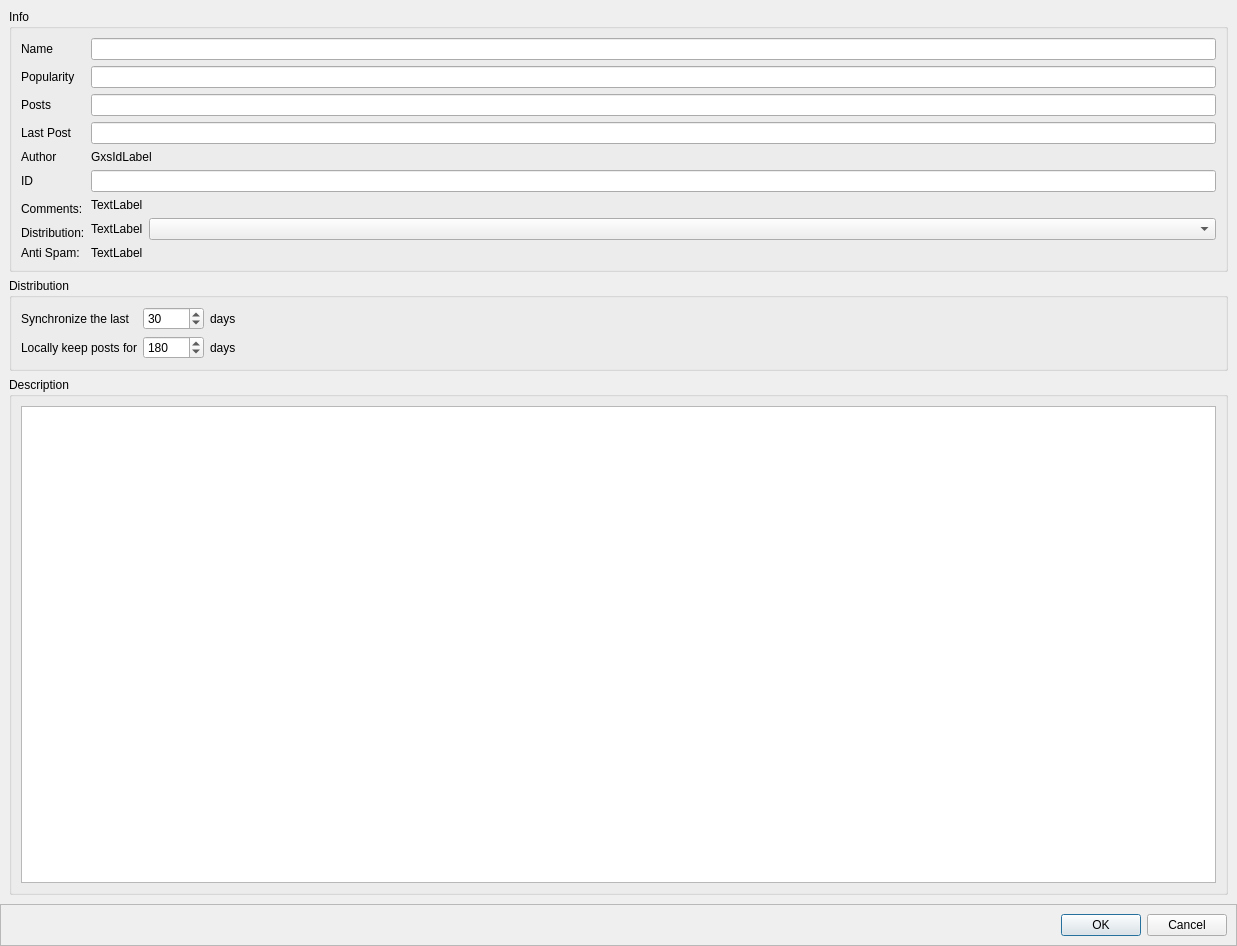
<?xml version="1.0" encoding="UTF-8"?>
<ui version="4.0">
 <class>GxsGroupDialog</class>
 <widget class="QDialog" name="GxsGroupDialog">
  <property name="geometry">
   <rect>
    <x>0</x>
    <y>0</y>
    <width>1237</width>
    <height>946</height>
   </rect>
  </property>
  <property name="windowTitle">
   <string notr="true">Create New</string>
  </property>
  <layout class="QGridLayout" name="gridLayout_5">
   <property name="leftMargin">
    <number>0</number>
   </property>
   <property name="topMargin">
    <number>0</number>
   </property>
   <property name="rightMargin">
    <number>0</number>
   </property>
   <property name="bottomMargin">
    <number>0</number>
   </property>
   <property name="horizontalSpacing">
    <number>6</number>
   </property>
   <property name="verticalSpacing">
    <number>0</number>
   </property>
   <item row="0" column="0">
    <widget class="HeaderFrame" name="headerFrame"/>
   </item>
   <item row="1" column="0">
    <widget class="QStackedWidget" name="stackedWidget">
     <property name="frameShape">
      <enum>QFrame::NoFrame</enum>
     </property>
     <property name="frameShadow">
      <enum>QFrame::Raised</enum>
     </property>
     <property name="currentIndex">
      <number>1</number>
     </property>
     <widget class="QWidget" name="createmode">
      <layout class="QGridLayout" name="gridLayout_8">
       <item row="0" column="0">
        <widget class="QGroupBox" name="groupBoxLogo">
         <property name="title">
          <string/>
         </property>
         <layout class="QHBoxLayout" name="horizontalLayout_3">
          <property name="spacing">
           <number>0</number>
          </property>
          <property name="leftMargin">
           <number>4</number>
          </property>
          <property name="topMargin">
           <number>4</number>
          </property>
          <property name="rightMargin">
           <number>4</number>
          </property>
          <property name="bottomMargin">
           <number>4</number>
          </property>
          <item>
           <layout class="QGridLayout" name="gridLayout_4">
            <property name="horizontalSpacing">
             <number>6</number>
            </property>
            <property name="verticalSpacing">
             <number>0</number>
            </property>
            <item row="0" column="0" rowspan="2">
             <widget class="QLabel" name="groupLogo">
              <property name="minimumSize">
               <size>
                <width>64</width>
                <height>64</height>
               </size>
              </property>
              <property name="maximumSize">
               <size>
                <width>64</width>
                <height>64</height>
               </size>
              </property>
              <property name="frameShape">
               <enum>QFrame::StyledPanel</enum>
              </property>
              <property name="frameShadow">
               <enum>QFrame::Raised</enum>
              </property>
              <property name="pixmap">
               <pixmap resource="../images.qrc">:/images/channels.png</pixmap>
              </property>
              <property name="scaledContents">
               <bool>true</bool>
              </property>
             </widget>
            </item>
            <item row="0" column="1">
             <layout class="QHBoxLayout" name="horizontalLayout">
              <property name="spacing">
               <number>6</number>
              </property>
              <property name="leftMargin">
               <number>6</number>
              </property>
              <item>
               <widget class="QLabel" name="label">
                <property name="text">
                 <string>Name</string>
                </property>
               </widget>
              </item>
              <item>
               <widget class="QLineEdit" name="groupName"/>
              </item>
             </layout>
            </item>
            <item row="1" column="1">
             <layout class="QHBoxLayout" name="horizontalLayout_2">
              <property name="spacing">
               <number>9</number>
              </property>
              <property name="leftMargin">
               <number>3</number>
              </property>
              <property name="topMargin">
               <number>3</number>
              </property>
              <property name="rightMargin">
               <number>3</number>
              </property>
              <property name="bottomMargin">
               <number>3</number>
              </property>
              <item>
               <widget class="QPushButton" name="addLogoButton">
                <property name="text">
                 <string>Add Icon</string>
                </property>
                <property name="icon">
                 <iconset resource="../images.qrc">
                  <normaloff>:/images/add_image24.png</normaloff>:/images/add_image24.png</iconset>
                </property>
               </widget>
              </item>
              <item>
               <spacer name="horizontalSpacer_2">
                <property name="orientation">
                 <enum>Qt::Horizontal</enum>
                </property>
                <property name="sizeHint" stdset="0">
                 <size>
                  <width>40</width>
                  <height>20</height>
                 </size>
                </property>
               </spacer>
              </item>
              <item>
               <widget class="QLabel" name="label_2">
                <property name="toolTip">
                 <string>Will be used to send feedback</string>
                </property>
                <property name="text">
                 <string>Owner:</string>
                </property>
               </widget>
              </item>
              <item>
               <widget class="GxsIdChooser" name="idChooser"/>
              </item>
              <item>
               <widget class="QCheckBox" name="pubKeyShare_cb">
                <property name="toolTip">
                 <string>Key recipients can publish to restricted-type group and can view and publish for private-type channels</string>
                </property>
                <property name="text">
                 <string>Share Publish Key</string>
                </property>
               </widget>
              </item>
             </layout>
            </item>
           </layout>
          </item>
         </layout>
        </widget>
       </item>
       <item row="0" column="1">
        <widget class="QDockWidget" name="contactsdockWidget">
         <property name="enabled">
          <bool>true</bool>
         </property>
         <property name="sizePolicy">
          <sizepolicy hsizetype="Preferred" vsizetype="Preferred">
           <horstretch>0</horstretch>
           <verstretch>0</verstretch>
          </sizepolicy>
         </property>
         <property name="maximumSize">
          <size>
           <width>300</width>
           <height>524287</height>
          </size>
         </property>
         <property name="sizeIncrement">
          <size>
           <width>220</width>
           <height>0</height>
          </size>
         </property>
         <property name="baseSize">
          <size>
           <width>0</width>
           <height>0</height>
          </size>
         </property>
         <property name="toolTip">
          <string>check peers you would like to share private publish key with</string>
         </property>
         <property name="floating">
          <bool>false</bool>
         </property>
         <property name="features">
          <set>QDockWidget::NoDockWidgetFeatures</set>
         </property>
         <property name="windowTitle">
          <string>Share Key With</string>
         </property>
         <widget class="QWidget" name="dockWidgetContents">
          <layout class="QGridLayout" name="_2">
           <property name="leftMargin">
            <number>0</number>
           </property>
           <property name="topMargin">
            <number>0</number>
           </property>
           <property name="rightMargin">
            <number>0</number>
           </property>
           <property name="bottomMargin">
            <number>0</number>
           </property>
           <property name="spacing">
            <number>0</number>
           </property>
           <item row="0" column="0">
            <widget class="FriendSelectionWidget" name="keyShareList" native="true">
             <property name="sizePolicy">
              <sizepolicy hsizetype="Preferred" vsizetype="Expanding">
               <horstretch>0</horstretch>
               <verstretch>4</verstretch>
              </sizepolicy>
             </property>
             <property name="minimumSize">
              <size>
               <width>20</width>
               <height>0</height>
              </size>
             </property>
             <property name="maximumSize">
              <size>
               <width>300</width>
               <height>16777215</height>
              </size>
             </property>
             <property name="sizeIncrement">
              <size>
               <width>220</width>
               <height>0</height>
              </size>
             </property>
             <property name="baseSize">
              <size>
               <width>200</width>
               <height>0</height>
              </size>
             </property>
            </widget>
           </item>
          </layout>
         </widget>
        </widget>
       </item>
       <item row="1" column="0">
        <widget class="QGroupBox" name="distribGroupBox">
         <property name="sizePolicy">
          <sizepolicy hsizetype="Expanding" vsizetype="Fixed">
           <horstretch>0</horstretch>
           <verstretch>0</verstretch>
          </sizepolicy>
         </property>
         <property name="title">
          <string>Message Distribution</string>
         </property>
         <layout class="QGridLayout" name="gridLayout_7">
          <item row="0" column="0">
           <layout class="QGridLayout" name="gridLayout">
            <item row="0" column="0" colspan="4">
             <widget class="QRadioButton" name="typePublic">
              <property name="sizePolicy">
               <sizepolicy hsizetype="Minimum" vsizetype="Expanding">
                <horstretch>0</horstretch>
                <verstretch>0</verstretch>
               </sizepolicy>
              </property>
              <property name="toolTip">
               <string>&lt;html&gt;&lt;head/&gt;&lt;body&gt;&lt;p&gt;Messsages will spread way beyond your friend nodes, as long as people subscribe to the channel/forum/posted you're creating.&lt;/p&gt;&lt;/body&gt;&lt;/html&gt;</string>
              </property>
              <property name="text">
               <string>Public</string>
              </property>
              <property name="icon">
               <iconset resource="../icons.qrc">
                <normaloff>:/icons/png/network-puplic.png</normaloff>:/icons/png/network-puplic.png</iconset>
              </property>
              <property name="iconSize">
               <size>
                <width>24</width>
                <height>24</height>
               </size>
              </property>
             </widget>
            </item>
            <item row="1" column="0">
             <widget class="QRadioButton" name="typeGroup">
              <property name="sizePolicy">
               <sizepolicy hsizetype="Minimum" vsizetype="Expanding">
                <horstretch>0</horstretch>
                <verstretch>0</verstretch>
               </sizepolicy>
              </property>
              <property name="toolTip">
               <string>&lt;html&gt;&lt;head/&gt;&lt;body&gt;&lt;p&gt;Messages will spread among Retroshare nodes that host one of the identities listed as member of the circle and who also subscribe the media. Only these nodes will be able to see that this forum/channel/posted media exists. &lt;/p&gt;&lt;/body&gt;&lt;/html&gt;</string>
              </property>
              <property name="text">
               <string>Restricted to Circle</string>
              </property>
              <property name="icon">
               <iconset resource="../icons.qrc">
                <normaloff>:/icons/png/circles.png</normaloff>:/icons/png/circles.png</iconset>
              </property>
              <property name="iconSize">
               <size>
                <width>24</width>
                <height>24</height>
               </size>
              </property>
             </widget>
            </item>
            <item row="2" column="0">
             <widget class="QRadioButton" name="typeLocal">
              <property name="sizePolicy">
               <sizepolicy hsizetype="Minimum" vsizetype="Expanding">
                <horstretch>0</horstretch>
                <verstretch>0</verstretch>
               </sizepolicy>
              </property>
              <property name="toolTip">
               <string>&lt;html&gt;&lt;head/&gt;&lt;body&gt;&lt;p&gt;Messages will only be distributed to the selected subset of your friend nodes. They will not forward messages with each other, but only use your own node as a central hub to distribute them.&lt;/p&gt;&lt;/body&gt;&lt;/html&gt;</string>
              </property>
              <property name="text">
               <string>Only For Your Friends</string>
              </property>
              <property name="icon">
               <iconset resource="../icons.qrc">
                <normaloff>:/icons/png/network.png</normaloff>:/icons/png/network.png</iconset>
              </property>
              <property name="iconSize">
               <size>
                <width>24</width>
                <height>24</height>
               </size>
              </property>
             </widget>
            </item>
            <item row="2" column="1" colspan="2">
             <widget class="GroupChooser" name="localComboBox">
              <property name="sizePolicy">
               <sizepolicy hsizetype="Expanding" vsizetype="Fixed">
                <horstretch>0</horstretch>
                <verstretch>0</verstretch>
               </sizepolicy>
              </property>
             </widget>
            </item>
            <item row="2" column="3">
             <spacer name="horizontalSpacer_4">
              <property name="orientation">
               <enum>Qt::Horizontal</enum>
              </property>
              <property name="sizeHint" stdset="0">
               <size>
                <width>40</width>
                <height>20</height>
               </size>
              </property>
             </spacer>
            </item>
            <item row="1" column="3">
             <spacer name="horizontalSpacer_3">
              <property name="orientation">
               <enum>Qt::Horizontal</enum>
              </property>
              <property name="sizeHint" stdset="0">
               <size>
                <width>68</width>
                <height>20</height>
               </size>
              </property>
             </spacer>
            </item>
            <item row="1" column="1" colspan="2">
             <widget class="GxsCircleChooser" name="circleComboBox">
              <property name="sizePolicy">
               <sizepolicy hsizetype="Expanding" vsizetype="Fixed">
                <horstretch>0</horstretch>
                <verstretch>0</verstretch>
               </sizepolicy>
              </property>
             </widget>
            </item>
           </layout>
          </item>
         </layout>
        </widget>
       </item>
       <item row="2" column="0">
        <widget class="QGroupBox" name="groupBox">
         <property name="title">
          <string>Description</string>
         </property>
         <layout class="QVBoxLayout">
          <item>
           <widget class="MimeTextEdit" name="groupDesc"/>
          </item>
         </layout>
        </widget>
       </item>
       <item row="3" column="0">
        <widget class="QGroupBox" name="publishGroupBox">
         <property name="title">
          <string>Publish Signatures</string>
         </property>
         <layout class="QHBoxLayout" name="horizontalLayout_4">
          <property name="spacing">
           <number>6</number>
          </property>
          <property name="leftMargin">
           <number>9</number>
          </property>
          <property name="topMargin">
           <number>4</number>
          </property>
          <property name="rightMargin">
           <number>9</number>
          </property>
          <property name="bottomMargin">
           <number>4</number>
          </property>
          <item>
           <widget class="QRadioButton" name="publish_open">
            <property name="text">
             <string>Open</string>
            </property>
           </widget>
          </item>
          <item>
           <widget class="QRadioButton" name="publish_threads">
            <property name="text">
             <string>New Thread</string>
            </property>
           </widget>
          </item>
          <item>
           <widget class="QRadioButton" name="publish_required">
            <property name="text">
             <string>Required</string>
            </property>
           </widget>
          </item>
          <item>
           <widget class="QRadioButton" name="publish_encrypt">
            <property name="text">
             <string>Encrypted Msgs</string>
            </property>
           </widget>
          </item>
          <item>
           <spacer name="horizontalSpacer_7">
            <property name="orientation">
             <enum>Qt::Horizontal</enum>
            </property>
            <property name="sizeHint" stdset="0">
             <size>
              <width>40</width>
              <height>20</height>
             </size>
            </property>
           </spacer>
          </item>
         </layout>
        </widget>
       </item>
       <item row="4" column="0">
        <widget class="QGroupBox" name="personalGroupBox">
         <property name="title">
          <string>Personal Signatures</string>
         </property>
         <layout class="QHBoxLayout" name="horizontalLayout_9">
          <item>
           <widget class="QRadioButton" name="personal_pgp">
            <property name="text">
             <string>PGP Required</string>
            </property>
           </widget>
          </item>
          <item>
           <widget class="QRadioButton" name="personal_required">
            <property name="text">
             <string>Signature Required</string>
            </property>
           </widget>
          </item>
          <item>
           <widget class="QRadioButton" name="personal_ifnopub">
            <property name="text">
             <string>If No Publish Signature</string>
            </property>
           </widget>
          </item>
          <item>
           <spacer name="horizontalSpacer_6">
            <property name="orientation">
             <enum>Qt::Horizontal</enum>
            </property>
            <property name="sizeHint" stdset="0">
             <size>
              <width>40</width>
              <height>20</height>
             </size>
            </property>
           </spacer>
          </item>
         </layout>
        </widget>
       </item>
       <item row="5" column="0">
        <widget class="QGroupBox" name="commentGroupBox">
         <property name="title">
          <string>Comments</string>
         </property>
         <layout class="QHBoxLayout" name="horizontalLayout_5">
          <property name="spacing">
           <number>6</number>
          </property>
          <property name="leftMargin">
           <number>9</number>
          </property>
          <property name="topMargin">
           <number>4</number>
          </property>
          <property name="rightMargin">
           <number>9</number>
          </property>
          <property name="bottomMargin">
           <number>4</number>
          </property>
          <item>
           <widget class="QRadioButton" name="comments_allowed">
            <property name="text">
             <string>Allow Comments</string>
            </property>
           </widget>
          </item>
          <item>
           <widget class="QRadioButton" name="comments_no">
            <property name="text">
             <string>No Comments</string>
            </property>
           </widget>
          </item>
          <item>
           <spacer name="horizontalSpacer_5">
            <property name="orientation">
             <enum>Qt::Horizontal</enum>
            </property>
            <property name="sizeHint" stdset="0">
             <size>
              <width>40</width>
              <height>20</height>
             </size>
            </property>
           </spacer>
          </item>
         </layout>
        </widget>
       </item>
       <item row="6" column="0">
        <widget class="QGroupBox" name="spamProtection_GB">
         <property name="title">
          <string>Spam-protection</string>
         </property>
         <layout class="QHBoxLayout" name="horizontalLayout_6">
          <item>
           <widget class="QLabel" name="label_5">
            <property name="text">
             <string>Posts permissions:</string>
            </property>
           </widget>
          </item>
          <item>
           <widget class="QComboBox" name="antiSpam_perms_CB">
            <property name="toolTip">
             <string>&lt;html&gt;&lt;head/&gt;&lt;body&gt;&lt;p&gt;This combo box allows you to choose how posts are handled depending on the node the poster belongs to.&lt;/p&gt;&lt;p&gt;&lt;span style=&quot; font-weight:600;&quot;&gt;All allowed&lt;/span&gt;: all posts are treated equally.&lt;/p&gt;&lt;p&gt;&lt;span style=&quot; font-weight:600;&quot;&gt;Defavor posts from unsigned IDs&lt;/span&gt;: anonymous IDs will require a reputation of 0.4 to be received/forwarded.&lt;/p&gt;&lt;p&gt;&lt;span style=&quot; font-weight:600;&quot;&gt;Defavor posts from unsigned IDs and IDs from unknown nodes&lt;/span&gt;: anonymous IDs and IDs signed by unknown Retroshare nodes will require a reputation of 0.4 to be received/forwarded.&lt;/p&gt;&lt;/body&gt;&lt;/html&gt;</string>
            </property>
            <item>
             <property name="text">
              <string>All allowed</string>
             </property>
            </item>
            <item>
             <property name="text">
              <string>Defavor unsigned IDs</string>
             </property>
            </item>
            <item>
             <property name="text">
              <string>Defavor unsigned IDs and IDs from unknown nodes</string>
             </property>
            </item>
           </widget>
          </item>
          <item>
           <spacer name="horizontalSpacer_8">
            <property name="orientation">
             <enum>Qt::Horizontal</enum>
            </property>
            <property name="sizeHint" stdset="0">
             <size>
              <width>40</width>
              <height>20</height>
             </size>
            </property>
           </spacer>
          </item>
         </layout>
        </widget>
       </item>
       <item row="7" column="0" colspan="2">
        <widget class="QFrame" name="extraFrame">
         <property name="frameShape">
          <enum>QFrame::StyledPanel</enum>
         </property>
         <property name="frameShadow">
          <enum>QFrame::Raised</enum>
         </property>
        </widget>
       </item>
      </layout>
     </widget>
     <widget class="QWidget" name="showmode">
      <layout class="QGridLayout" name="gridLayout_6">
       <item row="0" column="0">
        <widget class="QGroupBox" name="groupBox_2">
         <property name="title">
          <string>Info</string>
         </property>
         <layout class="QGridLayout" name="gridLayout_2">
          <item row="0" column="1">
           <widget class="QLineEdit" name="nameline">
            <property name="readOnly">
             <bool>true</bool>
            </property>
           </widget>
          </item>
          <item row="1" column="0">
           <widget class="QLabel" name="label_10">
            <property name="text">
             <string>Popularity</string>
            </property>
           </widget>
          </item>
          <item row="3" column="1">
           <widget class="QLineEdit" name="lastpostline">
            <property name="readOnly">
             <bool>true</bool>
            </property>
           </widget>
          </item>
          <item row="9" column="1">
           <widget class="QLabel" name="antiSpamValueLabel">
            <property name="text">
             <string>TextLabel</string>
            </property>
           </widget>
          </item>
          <item row="4" column="0">
           <widget class="QLabel" name="label_7">
            <property name="text">
             <string>Author</string>
            </property>
           </widget>
          </item>
          <item row="4" column="1">
           <widget class="GxsIdLabel" name="authorLabel">
            <property name="text">
             <string>GxsIdLabel</string>
            </property>
           </widget>
          </item>
          <item row="3" column="0">
           <widget class="QLabel" name="label_11">
            <property name="text">
             <string>Last Post</string>
            </property>
           </widget>
          </item>
          <item row="5" column="1">
           <widget class="QLineEdit" name="IDline">
            <property name="readOnly">
             <bool>true</bool>
            </property>
           </widget>
          </item>
          <item row="5" column="0">
           <widget class="QLabel" name="label_4">
            <property name="text">
             <string>ID</string>
            </property>
           </widget>
          </item>
          <item row="6" column="0" rowspan="2">
           <widget class="QLabel" name="commentsLabel">
            <property name="text">
             <string>Comments:</string>
            </property>
           </widget>
          </item>
          <item row="6" column="1">
           <widget class="QLabel" name="commentsValueLabel">
            <property name="text">
             <string>TextLabel</string>
            </property>
           </widget>
          </item>
          <item row="2" column="1">
           <widget class="QLineEdit" name="postsline">
            <property name="text">
             <string/>
            </property>
            <property name="readOnly">
             <bool>true</bool>
            </property>
           </widget>
          </item>
          <item row="0" column="0">
           <widget class="QLabel" name="label_3">
            <property name="text">
             <string>Name</string>
            </property>
           </widget>
          </item>
          <item row="9" column="0">
           <widget class="QLabel" name="antiSpamLabel">
            <property name="text">
             <string>Anti Spam:</string>
            </property>
           </widget>
          </item>
          <item row="2" column="0">
           <widget class="QLabel" name="label_6">
            <property name="text">
             <string>Posts</string>
            </property>
           </widget>
          </item>
          <item row="8" column="0">
           <widget class="QLabel" name="distributionLabel">
            <property name="text">
             <string>Distribution:</string>
            </property>
           </widget>
          </item>
          <item row="7" column="1" rowspan="2">
           <layout class="QHBoxLayout" name="horizontalLayout_10">
            <item>
             <widget class="QLabel" name="distributionValueLabel">
              <property name="text">
               <string>TextLabel</string>
              </property>
             </widget>
            </item>
            <item>
             <widget class="GxsCircleChooser" name="distributionCircleComboBox">
              <property name="sizePolicy">
               <sizepolicy hsizetype="MinimumExpanding" vsizetype="Fixed">
                <horstretch>0</horstretch>
                <verstretch>0</verstretch>
               </sizepolicy>
              </property>
             </widget>
            </item>
           </layout>
          </item>
          <item row="1" column="1">
           <widget class="QLineEdit" name="popline">
            <property name="readOnly">
             <bool>true</bool>
            </property>
           </widget>
          </item>
         </layout>
        </widget>
       </item>
       <item row="2" column="0">
        <widget class="QGroupBox" name="groupBox_3">
         <property name="title">
          <string>Description</string>
         </property>
         <layout class="QGridLayout" name="_4">
          <item row="0" column="0">
           <widget class="QTextEdit" name="descriptiontextEdit">
            <property name="readOnly">
             <bool>true</bool>
            </property>
           </widget>
          </item>
         </layout>
        </widget>
       </item>
       <item row="1" column="0">
        <widget class="QGroupBox" name="groupBox_4">
         <property name="title">
          <string>Distribution</string>
         </property>
         <layout class="QGridLayout" name="gridLayout_9">
          <item row="0" column="1">
           <widget class="QSpinBox" name="syncLimit_SB">
            <property name="minimum">
             <number>1</number>
            </property>
            <property name="maximum">
             <number>1000</number>
            </property>
            <property name="value">
             <number>30</number>
            </property>
           </widget>
          </item>
          <item row="0" column="0">
           <widget class="QLabel" name="label_8">
            <property name="text">
             <string>Synchronize the last</string>
            </property>
           </widget>
          </item>
          <item row="2" column="1">
           <widget class="QSpinBox" name="keepLimit_SB">
            <property name="minimum">
             <number>1</number>
            </property>
            <property name="maximum">
             <number>10000</number>
            </property>
            <property name="value">
             <number>180</number>
            </property>
           </widget>
          </item>
          <item row="2" column="2">
           <widget class="QLabel" name="label_13">
            <property name="text">
             <string>days</string>
            </property>
           </widget>
          </item>
          <item row="0" column="2">
           <widget class="QLabel" name="label_9">
            <property name="text">
             <string>days</string>
            </property>
           </widget>
          </item>
          <item row="2" column="0">
           <widget class="QLabel" name="label_12">
            <property name="text">
             <string>Locally keep posts for</string>
            </property>
           </widget>
          </item>
          <item row="2" column="3">
           <spacer name="horizontalSpacer_10">
            <property name="orientation">
             <enum>Qt::Horizontal</enum>
            </property>
            <property name="sizeHint" stdset="0">
             <size>
              <width>40</width>
              <height>20</height>
             </size>
            </property>
           </spacer>
          </item>
          <item row="0" column="3">
           <spacer name="horizontalSpacer_9">
            <property name="orientation">
             <enum>Qt::Horizontal</enum>
            </property>
            <property name="sizeHint" stdset="0">
             <size>
              <width>40</width>
              <height>20</height>
             </size>
            </property>
           </spacer>
          </item>
         </layout>
        </widget>
       </item>
      </layout>
     </widget>
    </widget>
   </item>
   <item row="2" column="0">
    <widget class="QFrame" name="frame">
     <property name="frameShape">
      <enum>QFrame::StyledPanel</enum>
     </property>
     <property name="frameShadow">
      <enum>QFrame::Raised</enum>
     </property>
     <layout class="QGridLayout" name="gridLayout_3">
      <item row="0" column="1">
       <widget class="QDialogButtonBox" name="buttonBox">
        <property name="standardButtons">
         <set>QDialogButtonBox::Cancel|QDialogButtonBox::Ok</set>
        </property>
       </widget>
      </item>
      <item row="0" column="0">
       <spacer name="horizontalSpacer">
        <property name="orientation">
         <enum>Qt::Horizontal</enum>
        </property>
        <property name="sizeHint" stdset="0">
         <size>
          <width>40</width>
          <height>20</height>
         </size>
        </property>
       </spacer>
      </item>
     </layout>
    </widget>
   </item>
  </layout>
 </widget>
 <customwidgets>
  <customwidget>
   <class>GxsIdLabel</class>
   <extends>QLabel</extends>
   <header>gui/gxs/GxsIdLabel.h</header>
  </customwidget>
  <customwidget>
   <class>GxsIdChooser</class>
   <extends>QComboBox</extends>
   <header>gui/gxs/GxsIdChooser.h</header>
  </customwidget>
  <customwidget>
   <class>GxsCircleChooser</class>
   <extends>QComboBox</extends>
   <header>gui/gxs/GxsCircleChooser.h</header>
  </customwidget>
  <customwidget>
   <class>HeaderFrame</class>
   <extends>QFrame</extends>
   <header>gui/common/HeaderFrame.h</header>
   <container>1</container>
  </customwidget>
  <customwidget>
   <class>FriendSelectionWidget</class>
   <extends>QWidget</extends>
   <header>gui/common/FriendSelectionWidget.h</header>
   <container>1</container>
  </customwidget>
  <customwidget>
   <class>MimeTextEdit</class>
   <extends>QTextEdit</extends>
   <header location="global">gui/common/MimeTextEdit.h</header>
  </customwidget>
  <customwidget>
   <class>GroupChooser</class>
   <extends>QComboBox</extends>
   <header>gui/common/GroupChooser.h</header>
  </customwidget>
 </customwidgets>
 <resources>
  <include location="../images.qrc"/>
  <include location="../icons.qrc"/>
 </resources>
 <connections/>
</ui>
